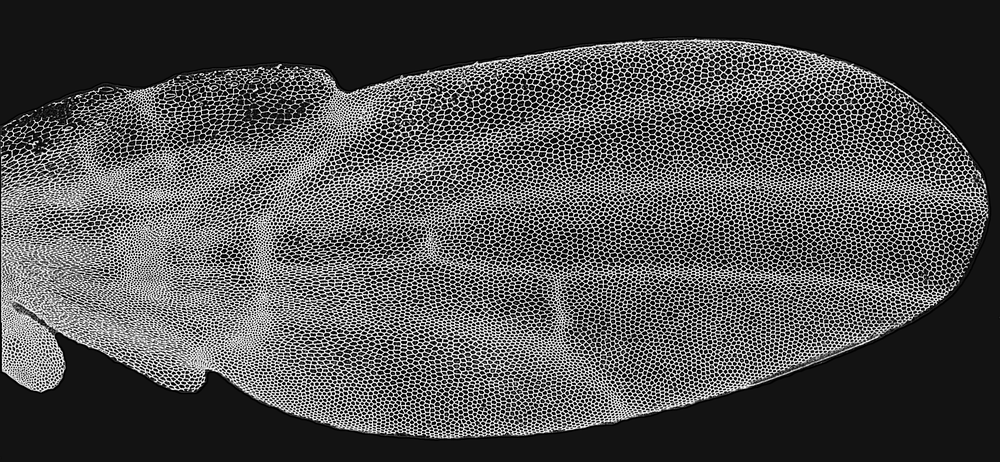
#> input picture data/probMap copy.png, 1000 x 462 px, shrunk from 3900 x 1800 before the run
$ python -i deconv.py   (imports and definitions only)   (Python 2 division)
#> lines starting #> are read from the running program, lines starting #| are printed output that depends on the picture; after the words box and inside, x2 and y2 are one past the last pixel; in counts of white or black regions, pixels touching at a corner belong together
#> further down, picture is the input picture: shape (462, 1000); min 0, max 255, mean 79.7
# -*- coding: utf-8 -*-
"""
Created on Tue Mar 24 19:48:38 2015

@author: good-cat
"""


# Imported libraries for math and plots
#------------------------------------------------#
import numpy as np
import matplotlib.pyplot as plt
import pylab

def deconv_slice(data):


    #------------------------------------------------#
    # Constants
    #------------------------------------------------#
    Fs = data.shape[1] # sampling frequency
#> Fs = 1000
    Fs1 = data.shape[0] # slice width
#> Fs1 = 462
   # delta = 10
    T = 100.0
    L = 18000.0
    #------------------------------------------------#


    # Meshgrid
    #------------------------------------------------#
    kx = (2*np.pi/L)*np.linspace(0,Fs-1,Fs)
#> kx = 1000 values from 0 to 0.349
    q = - (2*np.pi/L)*np.linspace(0,Fs-1,Fs)
    KX,Q = np.meshgrid(kx,q)


    # Average refracted index
    #------------------------------------------------#
    n_av = 1.3392237097317652

    #------------------------------------------------#

    w_min = 2.0*np.pi/800.0
    w_max = 2.0*np.pi/400.0
    w_0 = (w_max+w_min)/2.0
    w_width = (w_max-w_min)/2.0

    #Main part of the PSF
    #------------------------------------------------#
    beta = -(Q**2+KX**2)/(2*Q)

    w = beta/n_av

    #Q = q - beta  - .0001
    NA = 1.0
    KX_max = n_av*w_0*NA
    Q_max = np.sqrt((n_av*w_0)**2-KX_max**2) - (n_av*w_0)


    main_part = ((Q**2+KX**2)**2)/(Q**3)
    main_part[0,0]=0.0
    main_part_mod = main_part

    for i in range(Fs):
       for j in range(Fs):
          if (main_part[i,j]==-np.inf):
              main_part_mod[i,j] = -100000.0


    filter0 = np.ones((Fs,Fs))

    for i in range(Fs):
       for j in range(Fs):
          if ((i>j)or(2*j*np.pi/L > KX_max)or(-2*i*np.pi/L<Q_max)):
              filter0[i,j] = 0.0
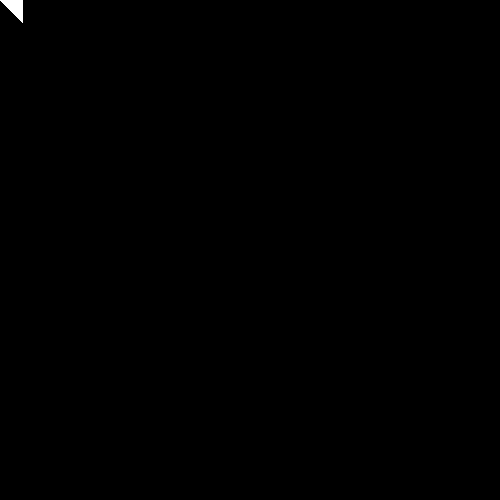
#> filter0: shape (1000, 1000) float64 (shown at 1/2 size); values 0 (black) and 1 (white), 0.11% white; 1 white region, box (x1, y1, x2, y2) and area: (0, 0, 46, 46) 1081

    gaussian = np.exp(-((KX-kx[Fs/2])**2+(Q-q[Fs/2])**2)/(2.0*(10.0*KX_max/100.0)**2))
    filt = np.fft.ifft2(np.fft.fft2(gaussian)*np.fft.fft2(filter0))
    norm = 1.0/(filt.max())
    filt = norm*np.fft.fftshift(filt)
    #filt = filter0


    main_part_mod = main_part_mod*np.real(filter0)
    #------------------------------------------------#

    # Spectrum
    #------------------------------------------------#


    spectrum = np.exp(-((beta/n_av-w_0)**2)/(2.0*(w_width)**2))

    #------------------------------------------------#


    # OTF
    #------------------------------------------------#
    res = (1.0/n_av**2)*main_part_mod*spectrum

    res[0,0]=0.0
    R = np.fft.fft2(res)
    FF = np.fft.fft2(gaussian)
    rr = np.fft.ifftshift(np.fft.ifft2(FF*R))
    #OTF=res
    aux = np.fliplr(rr)
    #bottom = np.zeros((Fs,2*Fs))
    OTF = np.concatenate((rr[:,:Fs/2+1],aux[:,Fs/2:-1]),axis=1)
    # [5 lines of commented-out code are left out]
    aux1 = np.fft.fftshift(OTF)
    PSF = np.fft.ifft2(aux1)


    #--------------------------------------------------------------------------------#
    OTF_SL = OTF[0:20,:]
#> (the run stopped early here; a loop or call above may not have finished)
